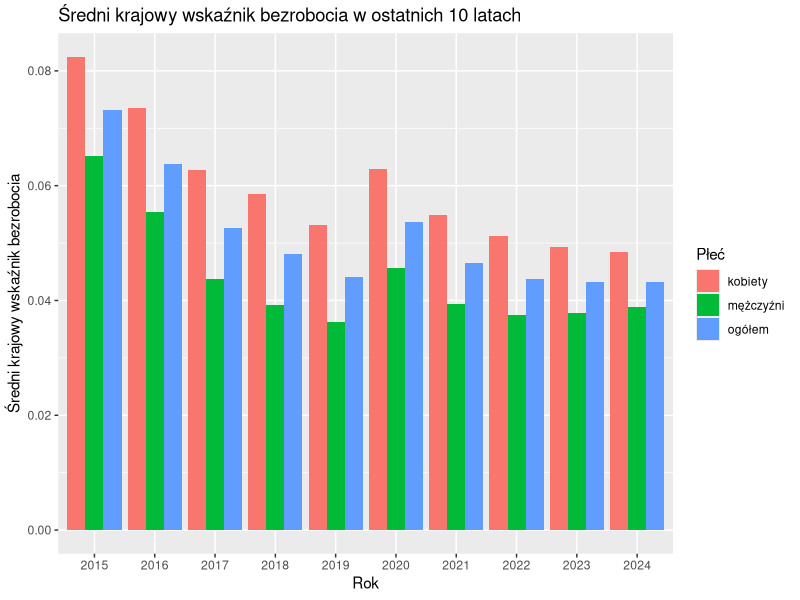
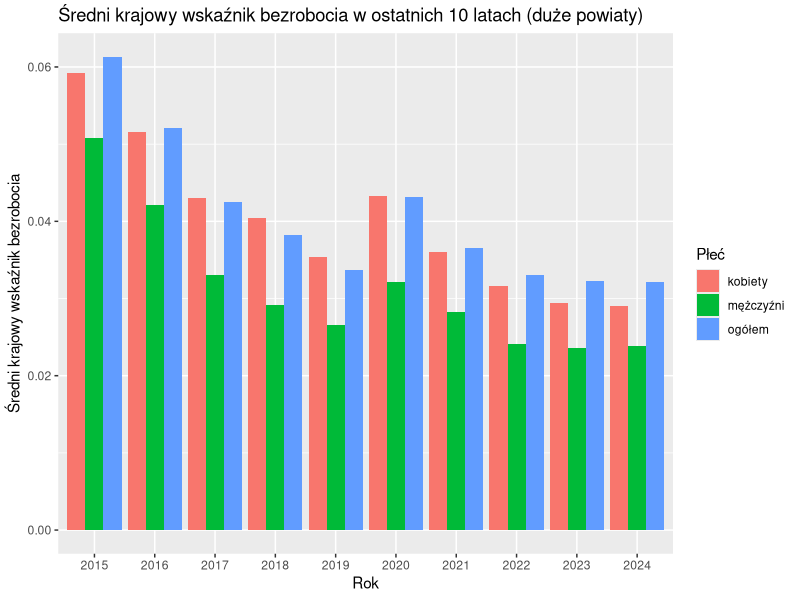
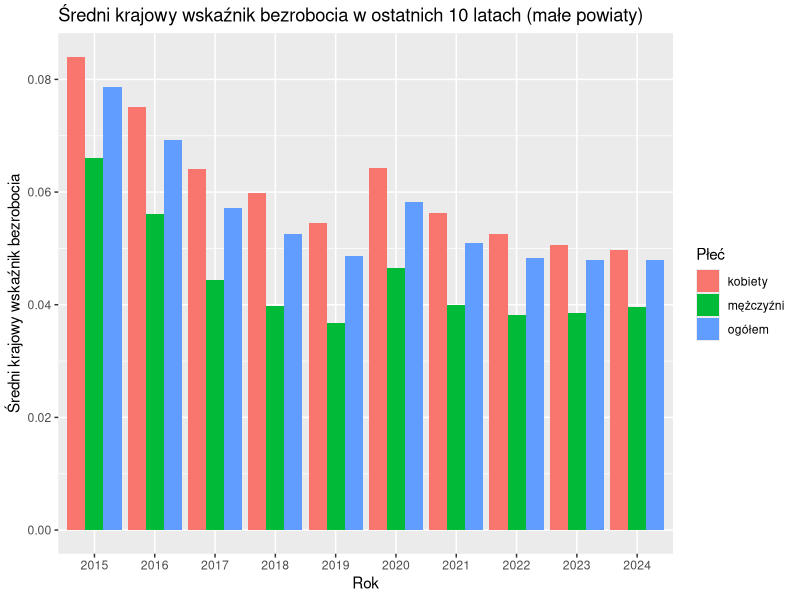
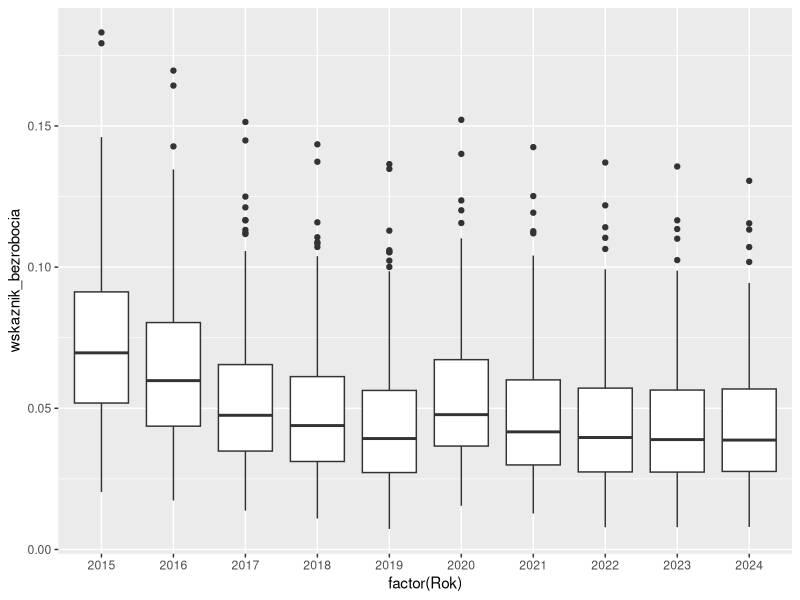
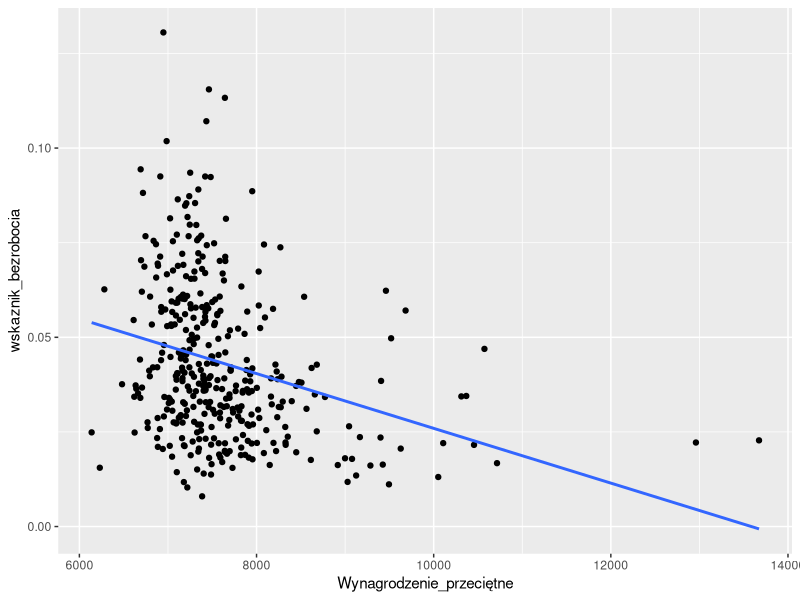
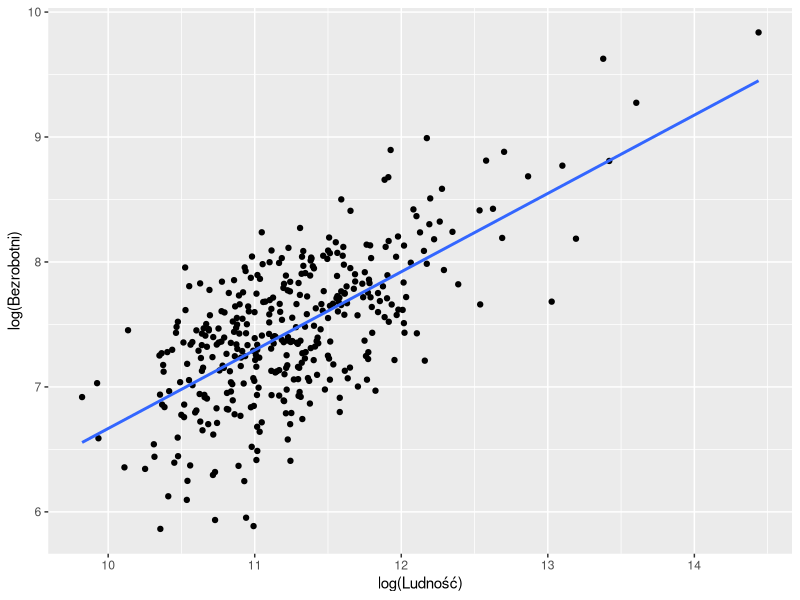
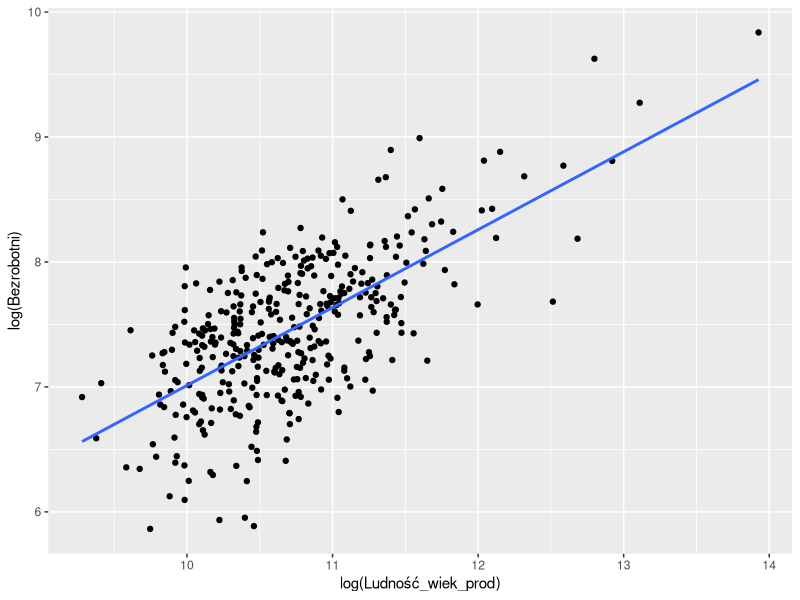

Write the R code that produced these figures, in order.
## ---- chunk 1
library(ggplot2)
library(dplyr)
library(tidyr)
## ---- chunk 2
data <- read.csv("sprawozdanie1_dane.csv")
head(data)
## ---- chunk 3
data_mod <- data |> mutate(wskaznik_bezrobocia = Bezrobotni/Ludność_wiek_prod)

data_mod |> group_by(Rok, Płeć) |> summarize(srednie_bezrobocie = mean(wskaznik_bezrobocia)) |>
  ggplot(aes(x=factor(Rok), y=srednie_bezrobocie, fill=Płeć)) + 
  geom_bar(stat="identity", position = "dodge") +
  labs(title = "Średni krajowy wskaźnik bezrobocia w ostatnich 10 latach",
       y = "Średni krajowy wskaźnik bezrobocia",
       x = "Rok")
## ---- chunk 4
data_mod |> filter(Ludność >= 100000) |>
  group_by(Rok, Płeć) |> summarize(srednie_bezrobocie = mean(wskaznik_bezrobocia)) |>
  ggplot(aes(x=factor(Rok), y=srednie_bezrobocie, fill=Płeć)) + 
  geom_bar(stat="identity", position = "dodge") +
  labs(title = "Średni krajowy wskaźnik bezrobocia w ostatnich 10 latach (duże powiaty)",
       y = "Średni krajowy wskaźnik bezrobocia",
       x = "Rok")
## ---- chunk 5
data_mod |> filter(Ludność < 100000) |>
  group_by(Rok, Płeć) |> summarize(srednie_bezrobocie = mean(wskaznik_bezrobocia)) |>
  ggplot(aes(x=factor(Rok), y=srednie_bezrobocie, fill=Płeć)) + 
  geom_bar(stat="identity", position = "dodge") +
  labs(title = "Średni krajowy wskaźnik bezrobocia w ostatnich 10 latach (małe powiaty)",
       y = "Średni krajowy wskaźnik bezrobocia",
       x = "Rok")
## ---- chunk 6
śr_r_bezrob_duże_miasta <- data_mod |> filter(Ludność >= 100000) |>
  group_by(Rok, Płeć) |> summarize(srednie_bezrobocie = round(mean(wskaznik_bezrobocia),3))

tab <- śr_r_bezrob_duże_miasta |> pivot_wider(
  names_from = Rok,
  values_from = srednie_bezrobocie
)
tab

śr_r_bezrob_male_miasta <- data_mod |> filter(Ludność < 100000) |>
  group_by(Rok, Płeć) |> summarize(srednie_bezrobocie = round(mean(wskaznik_bezrobocia),3))

tab2 <- śr_r_bezrob_male_miasta |> pivot_wider(
  names_from = Rok,
  values_from = srednie_bezrobocie
)
tab2
## ---- chunk 7
data_mod |> filter(Płeć == "ogółem") |>
  group_by(Rok) |> 
  ggplot(aes(x=factor(Rok), y=wskaznik_bezrobocia)) + geom_boxplot()
## ---- chunk 8
data_mod |> filter(Płeć == "ogółem", Rok == 2024) |>
  ggplot(aes(x=Wynagrodzenie_przeciętne, y=wskaznik_bezrobocia)) +
  geom_point() +
  geom_smooth(method="lm", se=FALSE)
## ---- chunk 9
data_mod |> filter(Płeć == "ogółem", Rok == 2024) |>
  ggplot(aes(x=log(Ludność), y=log(Bezrobotni))) +
  geom_point() +
  geom_smooth(method="lm", se=FALSE)
## ---- chunk 10
data_mod |> filter(Płeć == "ogółem", Rok == 2024) |>
  ggplot(aes(x=log(Ludność_wiek_prod), y=log(Bezrobotni))) +
  geom_point() +
  geom_smooth(method="lm", se=FALSE)
